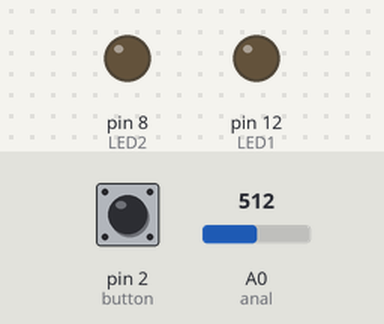
A sketch run on a simulated Arduino Uno, built with avr-gcc and run on an emulated ATmega328P. Shown: output pins drawn as LEDs (lit = HIGH). Dashed ring = blinking. The test bench sets the inputs (shaded band); at power-on: A0 (anal) = 512, pin 2 (button) HIGH.

Above: at 1.8 s.
1.9 s: A0 (anal) set to 0
3.5 s: A0 (anal) set to 122
At 3.86 s:
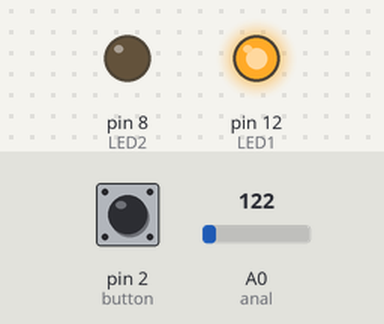
7.0 s: pin 2 (button) pulled LOW for 1.25 s
At 8.74 s:
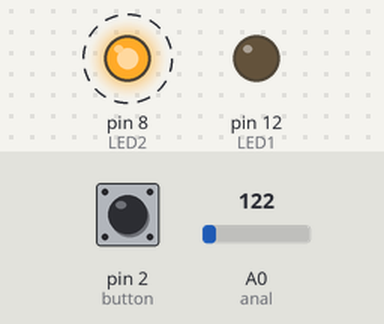
11.5 s: A0 (anal) set to 0
13.1 s: pin 2 (button) pulled LOW for 1.25 s
At 14.8 s:
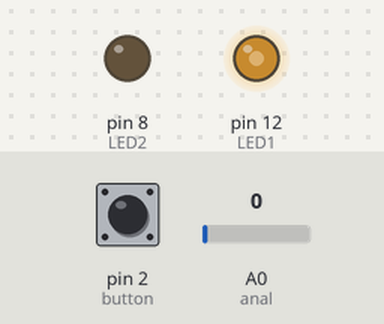
15.8 s: pin 2 (button) pulled LOW for 3.2 s
At 20.0 s:
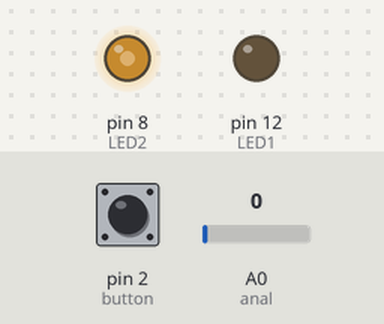
Timing chart, 0 to 21.5 s (numbered marks = the images above; inputs shaded):
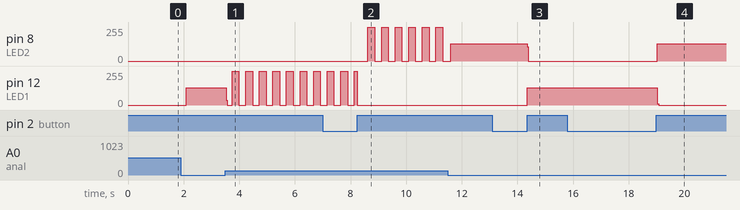

The sketch:

migajace_diody.ino
```cpp
/* Kamil Kasperski
   Arduino Laboratoria nie wiem które - Informatyka Stosowana II rok
   Podstawy Techniki Mikroprocesorowej

   Kod pisany dla Arduino Uno
   W końcu proste i praktyczne wykorzystanie przerwań! :)

   DEBUG mode:
   false - Serial off
   true - Serial on
   change DEBUG value
*/
// Debugowanie
const bool DEBUG = false;

const int LED1 = 12;      // digital pin 12
const int LED2 = 8;       // digital pin 8
const int button = 2;     // digital pin 2 - INT0
const int anal =  A0;     // port Analog0 dla potencjometru

// deklaracja wartości pomocniczych
int LEDp = LED1;          // pomocnicza wartość LED - będzie się zmieniać podczas wykonania kodu, domyślnie przypisana do LED1
int LEDp_state = HIGH;
int buttonState = 0;
float x = 0;

void change_diode() {
  // funkcja wywoływana podczas przerwania zewnętrznego - zmiana cyfrowego pinu dla zasilania LED

  if (DEBUG) {
    Serial.println("Wejscie do przerwania!");
  }

  if (LEDp == LED1) {
    digitalWrite(LEDp, LOW);        // wygaszanie LED przed zmianą wartości
    LEDp = LED2;                    // zmiana wartości LEDp
  } else {
    digitalWrite(LEDp, LOW);
    LEDp = LED1;
  }
}

void setup() {
  if (DEBUG) {
    Serial.begin(9600);
    Serial.println("Inicjalizacja portów");
  }

  pinMode(LED1, OUTPUT);              // ustawienie LED1 jako wyjście
  pinMode(LED2, OUTPUT);              // ustawienie LED2 jako wyjście
  pinMode(button, INPUT_PULLUP);      // ustawienie buttton jako wejście
  pinMode(anal, INPUT);               // ustawienie wejscia analogowego

  // przypisanie zewnętrznego przerwania do funkcji change_diode()
  attachInterrupt(digitalPinToInterrupt(button), change_diode, RISING);
}

void loop() {
  // Program będzie tak długo migać na LED dopóki nie zmieni się stan na pinie 2 - INT0
  // i nie zmieni wartości portu LEDa

  x = analogRead(anal);     // zczytaj wartosc Analog0

    // wyznaczanie wartości LEDa - naprzemiennie LOW lub HIGH
    if (LEDp_state == LOW) {
      LEDp_state = HIGH;
    } else {
      LEDp_state = LOW;
    }

    delay(x * 2);   // ustaw opoznienie z przedzialu 0 - 2046 ms

    if (DEBUG) {
      Serial.print("LEDp aktualny pin ");
      Serial.print(LEDp);
      Serial.print(" - stan ");
      Serial.print(LEDp_state);
      Serial.print("\n");
      Serial.println(x * 2);
    }
    digitalWrite(LEDp, LEDp_state);   // przypisz portowi LEDp zmienną LEDp_state
//  }
}
```

Measured:
- after the input at 3.5 s, pin 12 (LED1): 128/255 → 35/255 at once, then moves between 0/255 and 255/255, repeating every 0.98 s
- after the input at 7.0 s, pin 8 (LED2): alternates 255/255 for 0.24 s and 0/255 for 0.24 s, starting after 1.6 s
- after the input at 13.1 s, pin 8 (LED2): 128/255 → 0/255 after 1.3 s; pin 12 (LED1): 0/255 → 130/255 after 1.3 s
- after the input at 15.8 s, pin 8 (LED2): 0/255 → 128/255 after 3.2 s; pin 12 (LED1): 130/255 → 0/255 after 3.2 s
